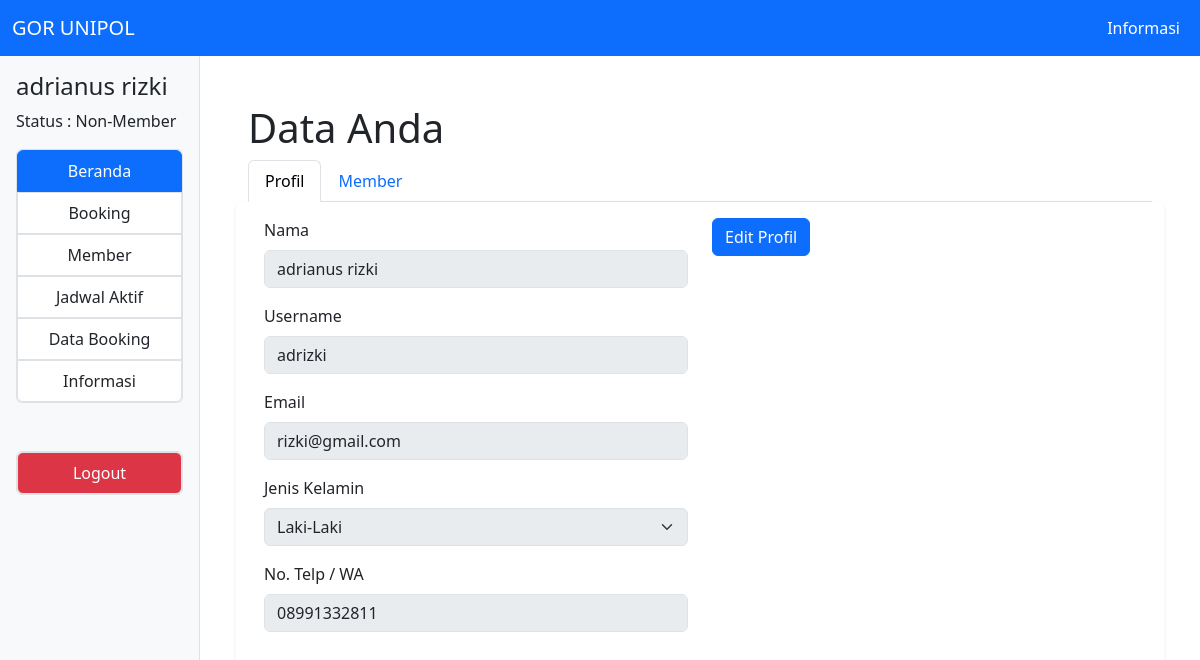
/dashboard/profil/0 (signed in), run on the app's committed database.
### tables this page shows
CREATE TABLE `akun_pengguna` (
  `id` smallint NOT NULL,
  `username` varchar(60) NOT NULL,
  `nama` varchar(100) NOT NULL,
  `password` varchar(100) NOT NULL,
  `email` varchar(60) NOT NULL,
  `jenis_kelamin` char(9) NOT NULL,
  `no_telp` varchar(15) NOT NULL,
  `status_member` varchar(10) NOT NULL,
  `status_akun` varchar(9) NOT NULL
);

### app/core/Controller.php (called while the page is built, shortened)
<?php
class Controller
{
    public function UserView($view, $data = [])
    {
        require_once "../app/views/user/" . $view . ".php";
    }
    public function model($model)
    {
        return new $model;
    }
}

### app/controllers/Dashboard.php (called while the page is built, shortened)
<?php
class Dashboard extends Controller
{
    private $user_data;
    public function __construct()
    {
        $this->user_data = $this->model("User_Model")->get_data_user_by_username($_SESSION["user"]);
    }
    public function profil($url)
    {
        $data = [
            "title" => "Profil Anda",
            "marker" => ["active"],
            "data_user" => $this->user_data,
            "url" => $url,
            "history_beli" => $this->model("Trans_Member_Model")->get_detail_trans_member($_SESSION["id_user"])
        ];
        $this->UserView("dashboard/profil", $data);
    }
}

### app/core/App.php (called while the page is built, shortened)
<?php
class App
{
    protected $method = "index";
    protected $params = [];
    protected $route_path = "../app/controllers/";
    public function __construct()
    {
        $url = $this->parseURL();
        if (!is_null($url)) {
            if (file_exists($this->route_path . ucfirst($url[0]) . ".php")) {
                unset($url[0]);
            }
        }
        $this->controller = new $this->controller;
        if (isset($url[1])) {
            if (method_exists($this->controller, $url[1])) {
                $this->method = $url[1];
                unset($url[1]);
            }
        } elseif (isset($url[2])) {
            if (method_exists($this->controller, $url[2])) {
                $this->method = $url[2];
                unset($url[2]);
            }
        }
        if (!empty($url)) $this->params = array_values($url);
        call_user_func_array([$this->controller, $this->method], $this->params);
    }
    public function parseURL()
    {
        if (isset($_GET["url"])) {
            $url = rtrim($_GET["url"], "/");
            $url = filter_var($url, FILTER_SANITIZE_URL);
            $url = explode("/", $url);
            return $url;
        }
    }
}

### public/index.php (called while the page is built, shortened)
<?php
$app = new App;

### app/core/Database.php (called while the page is built, shortened)
<?php
class Database
{
    private $host = DB_HOST;
    private $user = DB_USER;
    private $pass = DB_PASS;
    private $db_name = DB_NAME;
    private $dbh, $stmt;
    public function __construct()
    {
        $dsn = "mysql:host=" . $this->host . ";dbname=" . $this->db_name;
        $option = [
            PDO::ATTR_PERSISTENT => true,
            PDO::ATTR_ERRMODE => PDO::ERRMODE_EXCEPTION
        ];
        try {
            $this->dbh = new PDO($dsn, $this->user, $this->pass, $option);
        } catch (PDOException $e) {
            die($e->getMessage());
        }
    }
    public function query($sql)
    {
        $this->stmt = $this->dbh->prepare($sql);
    }
    public function bind($param, $value, $type = null)
    {
        if (is_null($type)) {
            switch (true) {
                case is_int($value):
                    $type = PDO::PARAM_INT;
                    break;
                default:
                    $type = PDO::PARAM_STR;
            }
        }
        $this->stmt->bindValue($param, $value, $type);
    }
    public function execute()
    {
        $this->stmt->execute();
    }
    public function single()
    {
        $this->execute();
        return $this->stmt->fetch(PDO::FETCH_ASSOC);
    }
}

### app/models/User_Model.php (called while the page is built, shortened)
<?php
class User_Model
{
    private $table = "akun_pengguna";
    private $db;
    public function __construct()
    {
        $this->db = new Database;
    }
    public function get_data_user_by_username($username)
    {
        $this->db->query("SELECT * FROM " . $this->table . " WHERE username=:username");
        $this->db->bind("username", $username);
        return $this->db->single();
    }
}

### app/views/user/dashboard/profil.php (the view, shortened to what this page needs)
<div class="col-10 p-5">
    <div class="row">
        <div class="col">
            <h1>Data Anda</h1>
        </div>
    </div>
    <nav>
        <div class="nav nav-tabs" id="nav-tab" role="tablist">
            <button class="nav-link <?= $data["url"] == "0" ? "active" : "" ?>" id="nav-home-tab" data-bs-toggle="tab" data-bs-target="#nav-home" type="button" role="tab" aria-controls="nav-home" aria-selected="true">Profil</button>
            <button class="nav-link <?= $data["url"] == "1" ? "active" : "" ?>" id="nav-profile-tab" data-bs-toggle="tab" data-bs-target="#nav-profile" type="button" role="tab" aria-controls="nav-profile" aria-selected="false">Member</button>
        </div>
    </nav>
    <div class="tab-content" id="nav-tabContent">
        <div class="tab-pane fade <?= $data["url"] == "0" ? "show active" : "" ?>" id="nav-home" role="tabpanel" aria-labelledby="nav-home-tab" tabindex="0">
            <form action="<?= BASEURL ?>/dashboard/ubahprofil" method="post" autocomplete="off" id="formProfil">
                <div class="row row-cols-1 row-cols-sm-1 row-cols-md-2 p-3 rounded shadow-sm">
                    <div class="col">
                        <div class="mb-3">
                            <label for="nama" class="form-label">Nama</label>
                            <input type="text" class="form-control" id="nama" name="nama" disabled required value="<?= $data["data_user"]["nama"] ?>">
                        </div>
                        <div class="mb-3">
                            <label for="username" class="form-label">Username</label>
                            <input type="text" class="form-control" id="username" name="username" disabled required value="<?= $data["data_user"]["username"] ?>">
                        </div>
                        <div class=" mb-3">
                            <label for="email" class="form-label">Email</label>
                            <input type="email" class="form-control" id="email" name="email" disabled required value="<?= $data["data_user"]["email"] ?>">
                        </div>
                        <div class=" mb-3">
                            <label for="jenisKelamin" class="form-label">Jenis Kelamin</label>
                            <select name="jenis_kelamin" id="jenisKelamin" class="form-select" disabled required>
                                <option value="Laki-Laki" <?= $data["data_user"]["jenis_kelamin"] == "Laki-Laki" ? "selected" : "" ?>>Laki-Laki</option>
                            </select>
                        </div>
                        <div class="mb-3">
                            <label for="noTelp" class="form-label">No. Telp / WA</label>
                            <input type="number" class="form-control" id="noTelp" name="no_telp" disabled required value="<?= $data["data_user"]["no_telp"] ?>">
                        </div>
                    </div>
                    <div class=" col">
                        <div class="mb-4">
                            <button type="button" class="btn btn-primary" id="editProfil">Edit Profil</button>
                        </div>
                    </div>
                </div>
            </form>
        </div>
    </div>
</div>
</div>

### data on the page
akun_pengguna: nama "adrianus rizki", username "adrizki", email "rizki@gmail.com", jenis_kelamin "Laki-Laki", no_telp "08991332811"

### other printed values
$_SESSION["nama_user"] "adrianus rizki"
$_SESSION["status_member"] "Non-Member"
